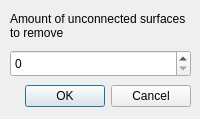
<?xml version="1.0" encoding="UTF-8"?>
<ui version="4.0">
 <class>RemoveArtifactsDialog</class>
 <widget class="QDialog" name="RemoveArtifactsDialog">
  <property name="geometry">
   <rect>
    <x>0</x>
    <y>0</y>
    <width>200</width>
    <height>119</height>
   </rect>
  </property>
  <property name="windowTitle">
   <string>Remove dangling artifacts</string>
  </property>
  <widget class="QDialogButtonBox" name="buttonBox">
   <property name="geometry">
    <rect>
     <x>-150</x>
     <y>80</y>
     <width>341</width>
     <height>32</height>
    </rect>
   </property>
   <property name="orientation">
    <enum>Qt::Horizontal</enum>
   </property>
   <property name="standardButtons">
    <set>QDialogButtonBox::Cancel|QDialogButtonBox::Ok</set>
   </property>
  </widget>
  <widget class="QSpinBox" name="spinBox_rda">
   <property name="geometry">
    <rect>
     <x>10</x>
     <y>50</y>
     <width>181</width>
     <height>27</height>
    </rect>
   </property>
   <property name="minimum">
    <number>0</number>
   </property>
   <property name="maximum">
    <number>15</number>
   </property>
  </widget>
  <widget class="QLabel" name="label">
   <property name="geometry">
    <rect>
     <x>10</x>
     <y>10</y>
     <width>181</width>
     <height>31</height>
    </rect>
   </property>
   <property name="text">
    <string>Amount of unconnected surfaces to remove</string>
   </property>
   <property name="wordWrap">
    <bool>true</bool>
   </property>
  </widget>
 </widget>
 <resources/>
 <connections>
  <connection>
   <sender>buttonBox</sender>
   <signal>accepted()</signal>
   <receiver>RemoveArtifactsDialog</receiver>
   <slot>accept()</slot>
   <hints>
    <hint type="sourcelabel">
     <x>248</x>
     <y>254</y>
    </hint>
    <hint type="destinationlabel">
     <x>157</x>
     <y>274</y>
    </hint>
   </hints>
  </connection>
  <connection>
   <sender>buttonBox</sender>
   <signal>rejected()</signal>
   <receiver>RemoveArtifactsDialog</receiver>
   <slot>reject()</slot>
   <hints>
    <hint type="sourcelabel">
     <x>316</x>
     <y>260</y>
    </hint>
    <hint type="destinationlabel">
     <x>286</x>
     <y>274</y>
    </hint>
   </hints>
  </connection>
 </connections>
</ui>
